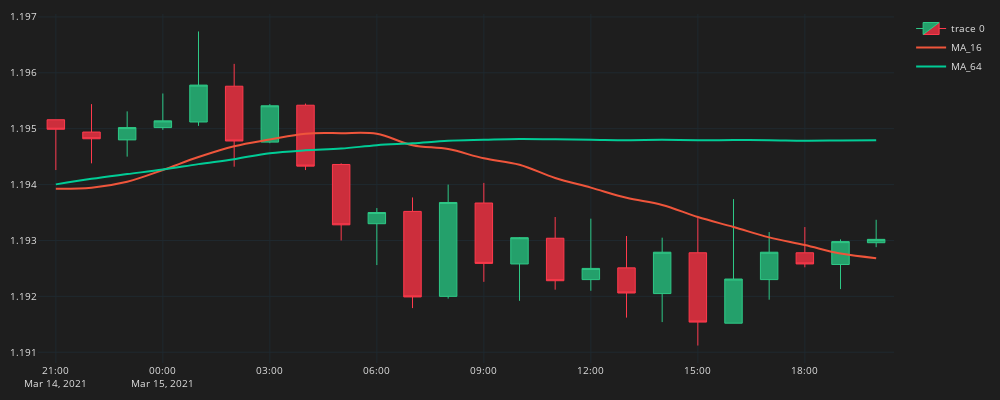

The code cell stored with this chart in its notebook:
### Code cell
fig = go.Figure()
fig.add_trace(go.Candlestick(
    x=df_plot.time, open=df_plot.mid_o, high=df_plot.mid_h, low=df_plot.mid_l, close=df_plot.mid_c,
    line=dict(width=1), opacity=1,
    increasing_fillcolor='#24A06B',
    decreasing_fillcolor ='#CC2E3C',
    increasing_line_color = '#2EC886',
    decreasing_line_color = '#FF3A4C'
))
for ma in ma_list:
    fig.add_trace(go.Scatter(x=df_plot.time, y=df_plot[f'MA_{ma}'], line=dict(width=2),
    line_shape='spline',name=f'MA_{ma}'))
fig.update_layout(width=1000, height=400,
margin=dict(l=10,r=10,b=10,t=10),
font=dict(size=10, color='#e1e1e1'),
 paper_bgcolor="#1e1e1e", plot_bgcolor="#1e1e1e")
fig.update_xaxes(gridcolor="#1f292f", showgrid=True, fixedrange=True, rangeslider=dict(visible=False)
)
fig.update_yaxes(gridcolor="#1f292f",showgrid=True)

fig.show()
